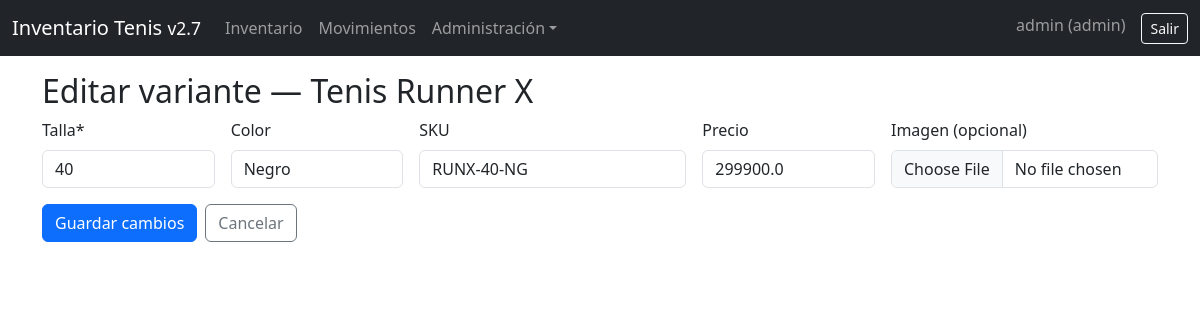
The page /productos/variante/1/editar (signed in) on the database its author committed.
### app.py (models this page shows)
class Usuario(UserMixin, db.Model):
    __tablename__ = 'usuarios'
    id = db.Column(db.Integer, primary_key=True)
    nombre = db.Column(db.String(150), unique=True, nullable=False)
    password = db.Column(db.String(150), nullable=False)
    rol = db.Column(db.String(50), nullable=False, default='vendedor')

class ProductoBase(db.Model):
    __tablename__ = 'productos_base'
    id = db.Column(db.Integer, primary_key=True)
    nombre = db.Column(db.String(200), nullable=False)
    marca = db.Column(db.String(120))
    descripcion = db.Column(db.Text)
    variantes = db.relationship('ProductoVariante', back_populates='base', cascade="all, delete-orphan")

class ProductoVariante(db.Model):
    __tablename__ = 'productos_variantes'
    id = db.Column(db.Integer, primary_key=True)
    base_id = db.Column(db.Integer, db.ForeignKey('productos_base.id'), nullable=False)
    talla = db.Column(db.String(20), nullable=False)
    color = db.Column(db.String(50))
    sku = db.Column(db.String(80), unique=True)
    precio = db.Column(db.Float, default=0)
    imagen_filename = db.Column(db.String(255))
    base = db.relationship('ProductoBase', back_populates='variantes')
    inventarios = db.relationship('Inventario', back_populates='variante', cascade="all, delete-orphan")
    movimientos = db.relationship('Movimiento', back_populates='variante')

### app.py (the view, shortened to what this page needs)
@app.route('/productos/variante/<int:variante_id>/editar', methods=['GET','POST'])
@login_required
@admin_required
def producto_variante_editar(variante_id):
    v = ProductoVariante.query.get_or_404(variante_id)
    b = v.base
    return render_template('producto_variante_edit.html', var=v, base=b)

### app.py (called while the page is built)
@login_manager.user_loader
def load_user(user_id):
    return Usuario.query.get(int(user_id))

def admin_required(f):
    @wraps(f)
    def wrapper(*args, **kwargs):
        if not current_user.is_authenticated:
            return login_manager.unauthorized()
        if current_user.rol != 'admin':
            flash('No tienes permisos de administrador.', 'danger')
            return redirect(url_for('index'))
        return f(*args, **kwargs)
    return wrapper

### templates/producto_variante_edit.html (shortened to what this page needs)
{% extends 'base.html' %}{% block content %}
<h2>Editar variante — {{ base.nombre }}</h2>
<form method="post" enctype="multipart/form-data" class="row g-3">
  <div class="col-md-2"><label class="form-label">Talla*</label><input class="form-control" name="talla" value="{{ var.talla }}" required></div>
  <div class="col-md-2"><label class="form-label">Color</label><input class="form-control" name="color" value="{{ var.color }}"></div>
  <div class="col-md-3"><label class="form-label">SKU</label><input class="form-control" name="sku" value="{{ var.sku }}"></div>
  <div class="col-md-2"><label class="form-label">Precio</label><input class="form-control" type="number" step="0.01" name="precio" value="{{ var.precio or 0 }}"></div>
  <div class="col-md-3">
    <label class="form-label">Imagen (opcional)</label>
    <input class="form-control" type="file" name="imagen" accept="image/*">
  </div>
  <div class="col-12"><button class="btn btn-primary">Guardar cambios</button><a href="{{ url_for('productos_list') }}" class="btn btn-outline-secondary ms-2">Cancelar</a></div>
</form>
{% endblock %}

### templates/base.html (shortened to what this page needs)
<!doctype html>
<html lang="es"><head><meta charset="utf-8"><meta name="viewport" content="width=device-width, initial-scale=1"><title>Inventario Tenis</title>
<link href="https://cdn.jsdelivr.net/npm/bootstrap@5.3.2/dist/css/bootstrap.min.css" rel="stylesheet">
<script src="https://cdn.jsdelivr.net/npm/chart.js@4.4.0/dist/chart.umd.min.js"></script></head>
<body>
<nav class="navbar navbar-expand-lg bg-dark navbar-dark"><div class="container-fluid">
  <a class="navbar-brand" href="{{ url_for('index') }}">Inventario Tenis <small>v2.7</small></a>
  <div class="collapse navbar-collapse" id="nav">
    <ul class="navbar-nav me-auto">
      <li class="nav-item"><a class="nav-link" href="{{ url_for('inventario_view') }}">Inventario</a></li>
      <li class="nav-item"><a class="nav-link" href="{{ url_for('movimientos_list') }}">Movimientos</a></li>
      {% if current_user.is_authenticated and current_user.rol=='admin' %}
      <li class="nav-item dropdown"><a class="nav-link dropdown-toggle" data-bs-toggle="dropdown" href="#">Administración</a>
        </li>
      {% endif %}
    </ul>
    <ul class="navbar-nav">
      {% if current_user.is_authenticated %}
        <li class="nav-item"><span class="navbar-text me-3">{{ current_user.nombre }} ({{ current_user.rol }})</span></li>
        <li class="nav-item"><a class="btn btn-sm btn-outline-light" href="{{ url_for('logout') }}">Salir</a></li>
      {% else %}
        <li class="nav-item"><a class="btn btn-sm btn-outline-light" href="{{ url_for('login') }}">Entrar</a></li>
      {% endif %}
    </ul>
  </div>
</div></nav>
<div class="container py-3">
  {% block content %}{% endblock %}
</div>
</body></html>

### rows shown on the page
Usuario: nombre "admin", rol "admin"
ProductoBase: nombre "Tenis Runner X"
ProductoVariante: talla "40", color "Negro", sku "RUNX-40-NG", precio "299900.0"
